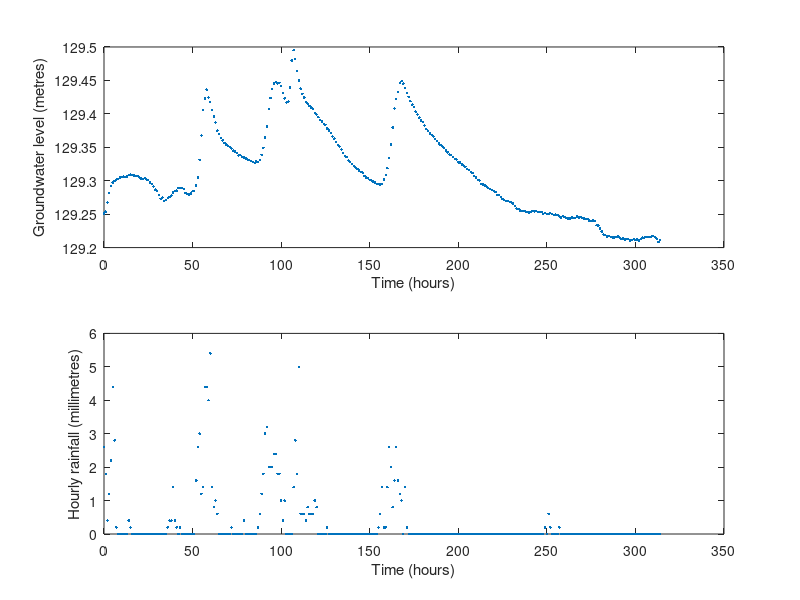

MATLAB code to generate this figure: (Note: this script raises an error after producing the figure.)
%% Groundwater level measurements as a function of rainfall.  
%
% The data were collected in North Vancouver near a site of a 
% mud slide that caused two fatalities in 2004.
%
% The groundwater levels are a relatively smooth process with a
% rather high signal to noise ratio.  Rainfall events, however,
% are sporadic and can be considered as events with times and 
% intensities, called a marked point process in statistical theory.
%
% Groundwater level is modeled by a first order linear differential
% equation forced by rainfall.
%
% A constant coefficient version of the equation is
% 
% ..\dot{Gend(t) = - \beta G(t) + \alpha R(t - \delta) + \mu..
%
% and a variable coefficient version is
%
% ..\dot{Gend(t) = - \beta(t) G(t) + \alpha(t) R(t - \delta) + \mu(t)..
%
% Coefficient \beta controls the speed of the response
% of groundwater to a rainfall event.  
%
% Coefficient \alpha controls the size of the response
% of groundwater to a rainfall event.   The gain in the system
% is defined as K = \alpha / \beta.
%
% Constant \mu is an adjustment to the overall level of
% groundwater required because the origin of the measurements
% can be viewed as arbitrary or irrelevant.
%
% Lag constant \delta allows a time lapse before groundwater
% begins to respond to a rainfall event.  It was estimated by
% inspecting plots to be three hours for the purposes of these
% analyses, and is therefore not actually estimated by these
% analyses themselves.
%
% The following code allows for each of the remaining three
% parameters to be either constant, or themselves functions 
% of time.  That is,
%
% Although the constant model does a fair job of 
% describing the data, allowing for a mild time-variation in
% these parameters substantially improved the fit.  We used
% five order 4 B-splines to model this time dependency.  
%
% Last modified 26 April 2010
%
%% Setting up the data 

%  add paths to required functions

addpath('../../fdaM')
addpath('fhn')
addpath('SSE')
addpath('id')

% Input the data to be analyzed.

fid  = fopen('NSdata.txt','rt');
NSdata = reshape(fscanf(fid,'%f'),3,315)';
fclose(fid);

tobs = NSdata(:,1);
yobs = NSdata(:,2);
zobs = NSdata(:,3);

N    = length(tobs);
rangeval = [0,N-1];

%  plot the groundwater data

subplot(2,1,1)
plot(tobs, yobs, '.')  
xlabel('Time (hours)'); 
ylabel('Groundwater level (metres)')
subplot(2,1,2)
plot(tobs, zobs, '.')  
xlabel('Time (hours)') 
ylabel('Hourly rainfall (millimetres)')

%  set up cumulative rainfall

%  Set up a basis for rainfall itself: 
%     An order 1 or piece-wise constant spline

norder = 1;
nbasis = N + norder - 2;
rainbasis  = create_bspline_basis(rangeval, nbasis, norder);
rainfd = smooth_basis(tobs, zobs, rainbasis);

%  plot the data

plotfit_fd(zobs, tobs, rainfd)

%% The basis for representing groundwater: G(t)

% Define the knot sequence.  A knot is placed at each mid-hour
% point, giving maximum capacity to fit the data.  Variable
% rangeval is a vector of length 2 containing the lower and
% upper time limits of the observations, and is in file 
% NorthShoreData.mat

knots  = [rangeval(1), ...
          linspace(rangeval(1)+0.5, rangeval(2)-0.5, N-1), ...
           rangeval(2)];
norder   = 3;
nbasis   = length(knots) + norder - 2;
basisobj = create_bspline_basis(rangeval, nbasis, norder, knots);
 
% The constant coefficient basis is required for constant beta and alpha.  

conbasis = create_constant_basis(rangeval);

%% Definition of functional basis objects for the coefficient functions

% Set up the basis for the coefficient function \beta(t) or
% \beta(G) determining the speed of response and recovery
%
% select the command that specifies the argument of \beta
%
% This basis is for \beta(t) as a function of time.  You may
% change the number of basis functions that are used.
%
% Here we use a constant basis for each coefficient, but at end
% we can do that analysis again with five order 5 B-spline basis functions.

nbetabasis = 1;
if nbetabasis > 1
    betabasis = create_bspline_basis(rangeval, nbetabasis);
else
    betabasis = conbasis;
end

% Set up the basis for the coefficient function \alpha(t)
% multiplying rainfall

nalphabasis = 1;
if nalphabasis > 1
    alphabasis = create_bspline_basis(rangeval, nalphabasis);
else
    alphabasis = conbasis;
end

%  store the bases and rainfall object in a list 'more'

more.betabasis  = betabasis;
more.alphabasis = alphabasis;
more.rainfd     = rainfd;

% Definition of the required named list containing the right side
%  evaluation functions.  

NSfn = make_NS;

%% Prepare the constant coefficient analysis

% Set up the functional parameter object that defines the
% roughness penalty.  Here an important choice must be made:
% how large should the smoothing parameter \lambda be?
% One may be advised to begin with a lowish value, such as
% \lambda = 1, complete the analysis with this value, then
% increase the value to something like \lambda = 100, using
% as starting values for the parameter array pars at this stage
% the array newpars computed at the profiled estimation analysis
% for the previous smaller value.  

lambdaDE = 1e0;  % A good value for the initial analysis.     
penorder = 1;    % The penalty is first order
GfdPar   = fdPar(basisobj,penorder,lambdaDE);     

% Smooth the data with this roughness penalty to get initial
% values for coefficients defining G(t).

DEfd0 = smooth_basis(tobs, yobs, GfdPar);

% plot the data and the fit

plotfit_fd(yobs, tobs, DEfd0) 
xlabel('Time (hours)') 
ylabel('Groundwater level (metres)') 

% extract the coefficient array

coefs0 = getcoef(DEfd0);

% Initial parameter values for constant bases

pars0 = zeros( nbetabasis + nalphabasis, 1); 

%pars0 = matrix(c(rep(res1.pars(1),nbetabasis), 
%                 rep(res1.pars(1),nalphabasis)), 
%                 nbetabasis + nalphabasis, 1) 

%% Profiled estimation step

control_out.trace  = 6;
control_out.reltol = 1e-6;

% This is the main optimization for profiled estimation.  
% It uses initial values for parameters and coefficients that
% are set up above.  This requires a lot of computation, and
% will take a number of minutes per iteration.  Find something
% else to do in the meantime.

lambda = 1e0;

%  The starting coefficient matrix for the inner optimizations must be
%  declared global and then defined at this point.  This is required
%  because inner optimizations should be started with the coefficients
%  as optimized on the last inner optimization, and this one of a few
%  techniques for achieving this.  The R package has even more trouble with
%  this in the sense of needing to write the optimized coefficients to a 
%  file after each inner optimization, and then retrieving prior to a new
%  optimization.  The Matlab strategy used here does all this in memory,
%  which is considerably faster.

global INNEROPT_COEFS0

%  initialize the inner optimization with the coefficients produced by
%  the FitMatchOpt optimization

INNEROPT_COEFS0 = coefs0; 

%  estimate the parameters using differencing

res0 = Profile_LS(NSfn.fn, tobs, yobs, coefs0, pars0, basisobj, ... 
                  lambda, [], more);

res0.pars  %  display the parameter estimates

sum(res0.res)  % display the final function value

%  estimate the parameters using the derivative evaluation functions

lambda = 1e0;

res1 = Profile_LS(NSfn, tobs, yobs, coefs0, pars0, basisobj, lambda, ...
                  [], more);

res1.pars  %  display the parameter estimates

sum(res1.res)  % display the final function value

%  set up the functional data object for the fit

DEfd1 = fd(res1.coefs, basisobj);
Devec1 = eval_fd(tobs, DEfd1);

%  increase lambda a few times, starting each time with 
%  parameters estimated from the last value

lambda = 1e2;

res2 = Profile_LS(NSfn, tobs, yobs, res1.coefs, res1.pars, basisobj, ...
                  lambda, [], more);

res2.pars  %  display the parameter estimates

DEfd2 = fd(res2.coefs, basisobj);
Devec2 = eval_fd(tobs, DEfd2);

lambda = 1e4;

res3 = Profile_LS(NSfn, tobs, yobs, res2.coefs, res2.pars, basisobj, ...
                  lambda, [], more);

res3.pars  %  display the parameter estimates

DEfd3 = fd(res3.coefs, basisobj);
Devec3 = eval_fd(tobs, DEfd3);

lambda = 1e6;

res4 = Profile_LS(NSfn, tobs, yobs, res3.coefs, res3.pars, basisobj, ...
                   lambda, [], more);

res4.pars  %  display the parameter estimates

DEfd4 = fd(res4.coefs, basisobj);
Devec4 = eval_fd(tobs, DEfd4);

lambda = 1e8;

res5 = Profile_LS(NSfn, tobs, yobs, res4.coefs, res4.pars, basisobj, ...
                  lambda, [], more);

res5.pars  %  display the parameter estimates

DEfd5 = fd(res5.coefs, basisobj);
Devec5 = eval_fd(tobs, DEfd5);

%  compare fits to the data

subplot(1,1,1)
plot(tobs, yobs, 'o', ...
     tobs, Devec1, '-', tobs, Devec2, '-', tobs, Devec3, '-', ...
     tobs, Devec4, '-', tobs, Devec5, '-') 
xlabel('Time (hours)') 
ylabel('Groundwater level (metres)')

%  By the time we get to res4, the fit to the data is essentially
%  a soluton to the differential equation.  We see that it has
%  rather less capacity to fit the data, but still captures some
%  of the shapes in the data.

